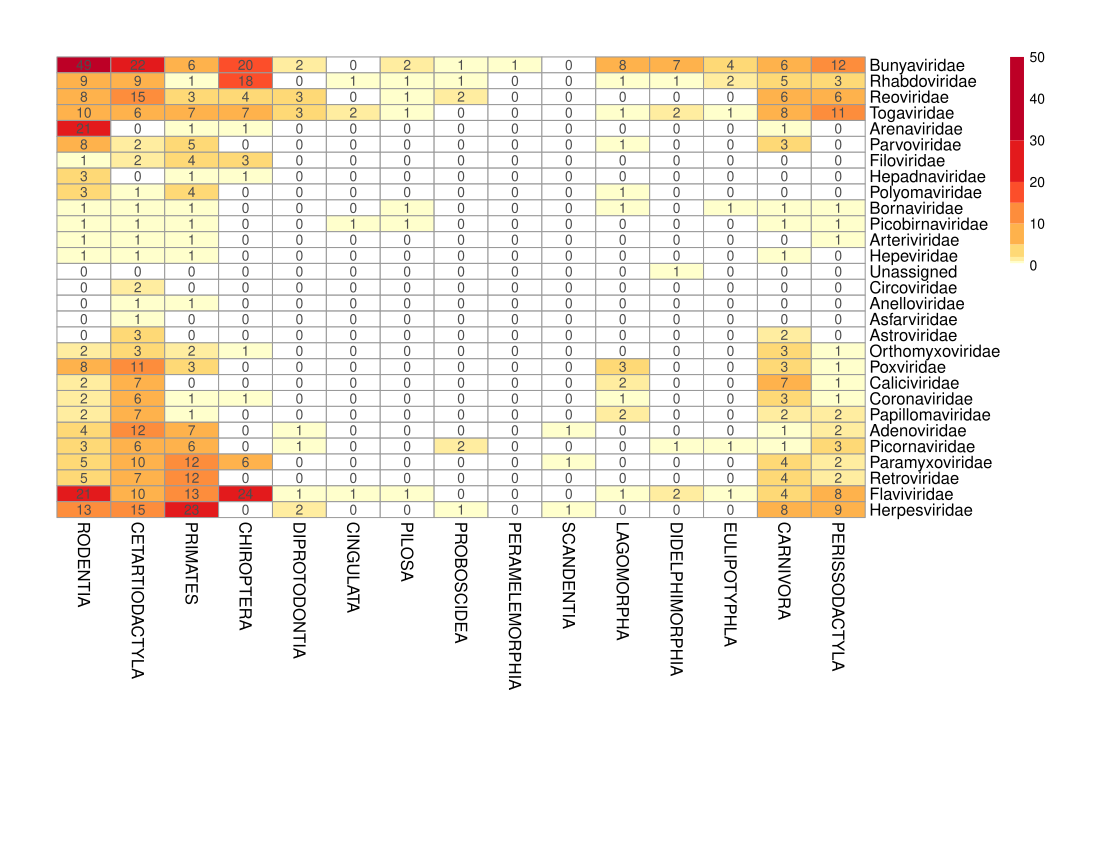

Generate this figure with R:
#load mvpd data from Parviez (number shared for all host combos and PD)
#Revised from code-26april2013.R and Heatmap-20March2016.R

#15 June 2016 revision for just main Heatmap figure, plus a couple other figures not used (can delete before making public)
options(stringsAsFactors=F)
require(ggplot2)
#library(gplots)
#library(scales)
require(reshape)
require(graphics)
require(grDevices)
require(RColorBrewer)
require(pheatmap)
#require(gtools)
P <- rprojroot::find_rstudio_root_file

set.seed(0)

asc <- read.csv(P("data/associations.csv"), header=T, strip.white = T)
h <- read.csv(P("data/hosts.csv"), header=T, strip.white = T)
v <- read.csv(P("data/viruses.csv"), header=T, strip.white = T)
asc_noHoSa <- asc[asc$hHostNameFinal!="Homo_sapiens", ]


## Get matrix with nubmer of viruses infecting each host family by viral family
# For Heatmap, using asc without humans
vfam <- unique(v$vFamily)
hfam <- unique(h$hFamily)
hord <- unique(h$hOrder)
hfam <- unique(h$hFamily)

sort(hord)
names(h)
v2 <- v[, c("vVirusNameCorrected","vFamily")]
h2 <- h[, c("hHostNameFinal","hOrder" ,"hFamily" )]
#merging in Family level viral taxonomy and host order taxonomy to asc file
asc2 <- merge(asc_noHoSa, v2, by.x="vVirusNameCorrected", by.y="vVirusNameCorrected")
asc2 <- merge(asc2, h2, by.x="hHostNameFinal", by.y="hHostNameFinal")
x <- tapply(asc2$vVirusNameCorrected, asc2$vFamily, length)
xu <- tapply(asc2$vVirusNameCorrected, asc2$vFamily, function (x) length(unique(x)))
xu2 <- tapply(asc2$vVirusNameCorrected, asc2$hOrder, function (x) length(unique(x)))
#virus family, host order table, showing total count on asc records for each (not unique)
vfho_table <- tapply(asc2$vVirusNameCorrected, list(asc2$vFamily,asc2$hOrder), length)
#unique viruses by host order and virus family matrix below = z
z <- tapply(asc2$vVirusNameCorrected, list(asc2$vFamily,asc2$hOrder), function (x) length(unique(x)))
# making new matrix without NA, changed to 0
z2 <-z
z2[is.na(z2)] <- 0

vricho <- apply(z2, 2,sum) #getting # of unique viruses by order, minus human records
vricho <- as.data.frame(vricho)


#15 June 2016 - Extended Data Figure 1, Unique viral richness by host Order and viral Family heatmap
pheatmap(z2, col=c("white", col=brewer.pal(9, "YlOrRd")),
         breaks=c(0, 0.5,1,2,5,10,15,20,30,50), cluster_rows=T, cluster_cols=T,
         clustering_method = "complete", scale="none", fontsize_row = 12, display_numbers=T, number_format = "%.0f",
         treeheight_col=0, treeheight_row=0,
         fontsize_col = 12, fontsize_number=10, margins=c(13,5))
## Different picutre when scale="row" vs. scale="none"
## Different clustering methods give different picture than above. e.g. "centroid" vs "complete"
## Different clustering_distance methods give different picture than above.
  #e.g. "correlation" vs. "euclidean" vs. "manhattan" v. "maximum"
